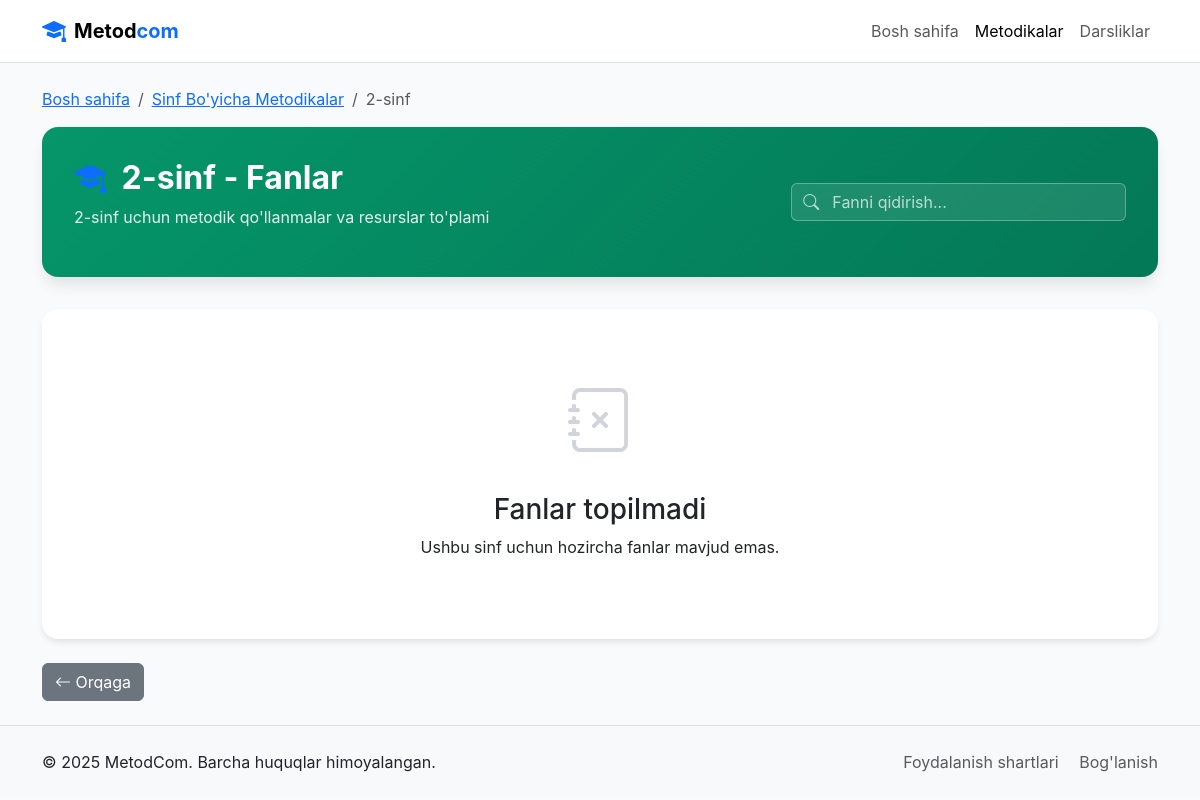
The page /methodologies/grade/2/ (signed in) on the database as committed earlier.
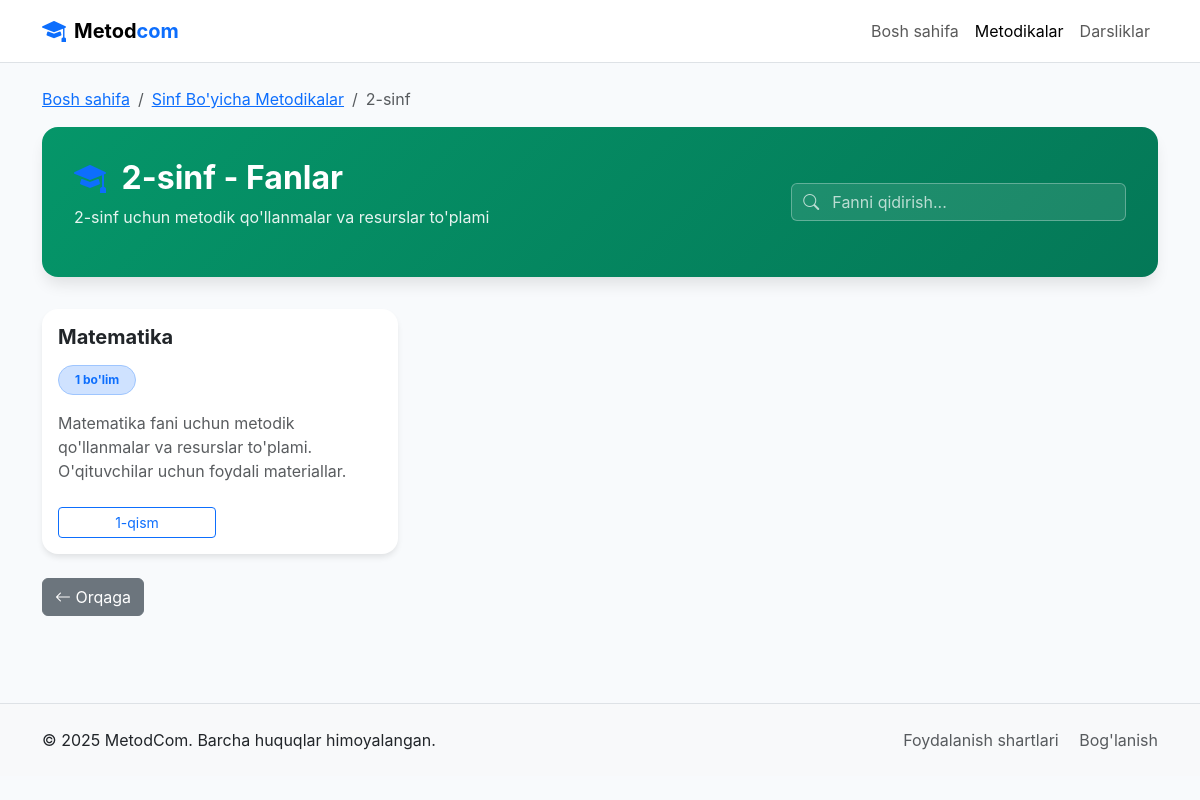
The same page on the database as committed later.
### maktab/models.py (models this page shows, shortened)
class Subject(models.Model):
    name = models.CharField(max_length=100, verbose_name="Fan nomi")  # Masalan, Ona tili
    grade = models.ForeignKey(Grade, on_delete=models.CASCADE, related_name="subjects", verbose_name="Sinf")
    description = models.TextField(blank=True, verbose_name="Tavsif")
    class Meta:
        verbose_name = "Fan"
        verbose_name_plural = "Fanlar"

class Section(models.Model):
    name = models.CharField(max_length=50, verbose_name="Qism nomi")  # Masalan, 1-qism
    grade = models.ForeignKey(Grade, on_delete=models.CASCADE, related_name="sections", verbose_name="Sinf")
    subject = models.ForeignKey(Subject, on_delete=models.CASCADE, related_name="sections", verbose_name="Fan")
    description = models.TextField(blank=True, verbose_name="Tavsif")
    class Meta:
        verbose_name = "Qism"
        verbose_name_plural = "Qismlar"

### maktab/views.py (the view)
# urls.py: path('methodologies/grade/<int:grade_id>/', views.subject_list, name='subject_list'),  # Fanlar ro'yxati
@login_required
def subject_list(request, grade_id):
    if request.user.role == 'parent':
        messages.error(request, "Kechirasiz, bu bo'lim faqat o'qituvchilar uchun!")
        return redirect('maktab:home')
    grade = get_object_or_404(Grade, id=grade_id)
    subjects = Subject.objects.filter(grade=grade)
    context = {
        'grade': grade,
        'subjects': subjects,
    }
    return render(request, 'school/subject_list.html', context)

### templates/school/subject_list.html (shortened to what the changed rows need)
{% load static %}
<!DOCTYPE html>
<html lang="uz">
<head>
  <link href="https://cdn.jsdelivr.net/npm/bootstrap@5.3.0/dist/css/bootstrap.min.css" rel="stylesheet">
  <link rel="stylesheet" href="https://cdn.jsdelivr.net/npm/bootstrap-icons@1.11.1/font/bootstrap-icons.css">
  <link rel="stylesheet" href="{% static 'css/subject_list.css' %}">
</head>
<body>
  <main>
    <div class="subject-list-container">
      <div class="container py-4">
        <div class="subject-header">
          <div class="row align-items-center">
            <div class="col-md-8">
              <h1 class="subject-title">
                <i class="bi bi-mortarboard-fill text-primary me-2"></i>
                {{ grade.name }} - Fanlar
              </h1>
            </div>
          </div>
        </div>
        {% if subjects %}
          <div class="subjects-grid">
            <div class="row g-4">
              {% for subject in subjects %}
                <div class="col-md-6 col-lg-4 subject-item" data-subject-name="{{ subject.name|lower }}">
                  <div class="card h-100 subject-card">
                    <div class="card-body">
                      <h5 class="card-title fw-bold mb-3">{{ subject.name }}</h5>
                      <div class="mb-3">
                        <span class="badge bg-primary-subtle text-primary border border-primary-subtle px-3 py-2 rounded-pill">
                          {{ subject.sections.count }} bo'lim
                        </span>
                      </div>
                      <p class="card-text text-muted">
                        {{ subject.name }} fani uchun metodik qo'llanmalar va resurslar to'plami. O'qituvchilar uchun foydali materiallar.
                      </p>
                    </div>
                    <div class="card-footer bg-transparent border-0 pb-3">
                      {% if subject.sections.exists %}
                        <div class="row g-2">
                          {% for section in subject.sections.all %}
                            <div class="col-6">
                              <a href="{% url 'maktab:lesson_list' section.id %}" class="btn btn-outline-primary btn-sm w-100">
                                {{ section.name }}
                              </a>
                            </div>
                          {% endfor %}
                        </div>
                      {% else %}
                        <div class="text-center text-muted">
                          <i class="bi bi-info-circle me-1"></i>
                          <small>Bo'limlar mavjud emas</small>
                        </div>
                      {% endif %}
                    </div>
                  </div>
                </div>
              {% endfor %}
            </div>
          </div>
        {% else %}
          <div class="subjects-empty">
            <div class="subjects-empty-icon">
              <i class="bi bi-journal-x"></i>
            </div>
            <h3 class="subjects-empty-title">Fanlar topilmadi</h3>
            <p class="subjects-empty-text">Ushbu sinf uchun hozircha fanlar mavjud emas.</p>
          </div>
        {% endif %}
      </div>
    </div>
  </main>
</body>
</html>

Rows that differ between the two databases and show on the page:
added Subject: name "Matematika", sections.count "1"
added Section: name "1-qism"
Other text that changed with them:
text no longer shown: "Fanlar topilmadi Ushbu sinf uchun hozircha fanlar mavjud emas."
